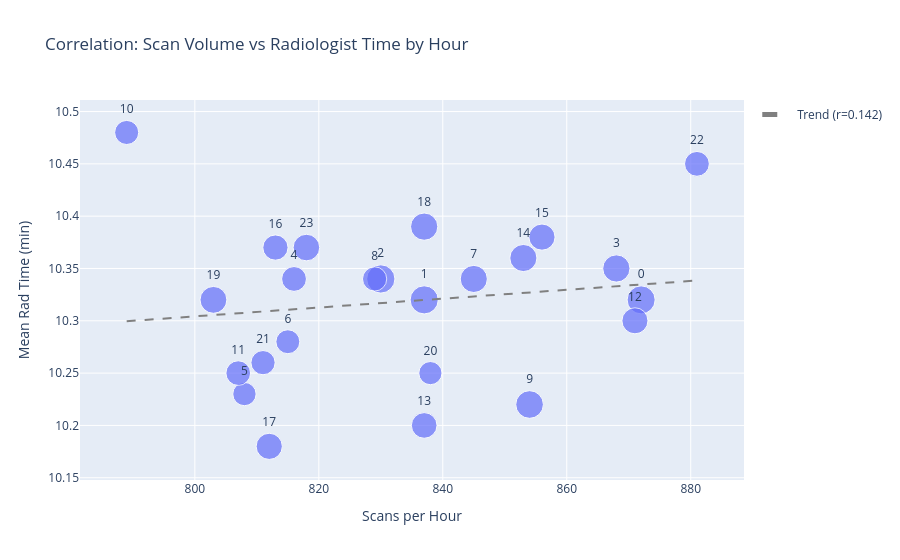

Write notebook code for a chart like this one.
### Markdown cell above
### 2a-iv: Correlation — Scan Volume vs Radiologist Time (by Hour)

### Code cell
fig_corr = px.scatter(
    hourly_overall_df, x="scans", y="mean_rad_min",
    text="hour", size="pos_rate",
    title="Correlation: Scan Volume vs Radiologist Time by Hour",
    labels={"scans": "Scans per Hour", "mean_rad_min": "Mean Rad Time (min)"},
)
fig_corr.update_traces(textposition="top center")

corr = np.corrcoef(hourly_overall_df["scans"], hourly_overall_df["mean_rad_min"])[0, 1]
slope, intercept = np.polyfit(hourly_overall_df["scans"], hourly_overall_df["mean_rad_min"], 1)
x_range = [hourly_overall_df["scans"].min(), hourly_overall_df["scans"].max()]
fig_corr.add_trace(go.Scatter(
    x=x_range, y=[slope * x + intercept for x in x_range],
    mode="lines", name=f"Trend (r={corr:.3f})", line=dict(color="grey", dash="dash"),
))
fig_corr.update_layout(showlegend=True)
fig_corr.show()
print(f"Pearson r = {corr:.4f}")

### Figure 1 — Plotly figure (JSON) as saved in the notebook; plotly's stock layout.template omitted (floating-point values rounded to 4 significant figures)
{"data": [{"hovertemplate": "Scans per Hour=%{x}<br>Mean Rad Time (min)=%{y}<br>pos_rate=%{marker.size}<br>hour=%{text}<extra></extra>", "legendgroup": "", "marker": {"color": "#636efa", "size": [11.1, 11.2, 11.3, 10.5, 8.7, 7.7, 8.1, 10.4, 8.3, 10.8, 8.2, 8.6, 9.6, 9.3, 10.4, 9.7, 9.0, 9.7, 10.5, 10.2, 7.6, 8.3, 8.7, 10.0], "sizemode": "area", "sizeref": 0.02825, "symbol": "circle"}, "mode": "markers+text", "name": "", "orientation": "v", "showlegend": false, "text": [0.0, 1.0, 2.0, 3.0, 4.0, 5.0, 6.0, 7.0, 8.0, 9.0, 10.0, 11.0, 12.0, 13.0, 14.0, 15.0, 16.0, 17.0, 18.0, 19.0, 20.0, 21.0, 22.0, 23.0], "textposition": "top center", "type": "scatter", "x": [872, 837, 830, 868, 816, 808, 815, 845, 829, 854, 789, 807, 871, 837, 853, 856, 813, 812, 837, 803, 838, 811, 881, 818], "xaxis": "x", "y": [10.32, 10.32, 10.34, 10.35, 10.34, 10.23, 10.28, 10.34, 10.34, 10.22, 10.48, 10.25, 10.3, 10.2, 10.36, 10.38, 10.37, 10.18, 10.39, 10.32, 10.25, 10.26, 10.45, 10.37], "yaxis": "y"}, {"line": {"color": "grey", "dash": "dash"}, "mode": "lines", "name": "Trend (r=0.142)", "type": "scatter", "x": [789, 881], "y": [10.3, 10.34]}], "layout": {"legend": {"itemsizing": "constant", "tracegroupgap": 0}, "showlegend": true, "title": {"text": "Correlation: Scan Volume vs Radiologist Time by Hour"}, "xaxis": {"anchor": "y", "domain": [0.0, 1.0], "title": {"text": "Scans per Hour"}}, "yaxis": {"anchor": "x", "domain": [0.0, 1.0], "title": {"text": "Mean Rad Time (min)"}}}}
